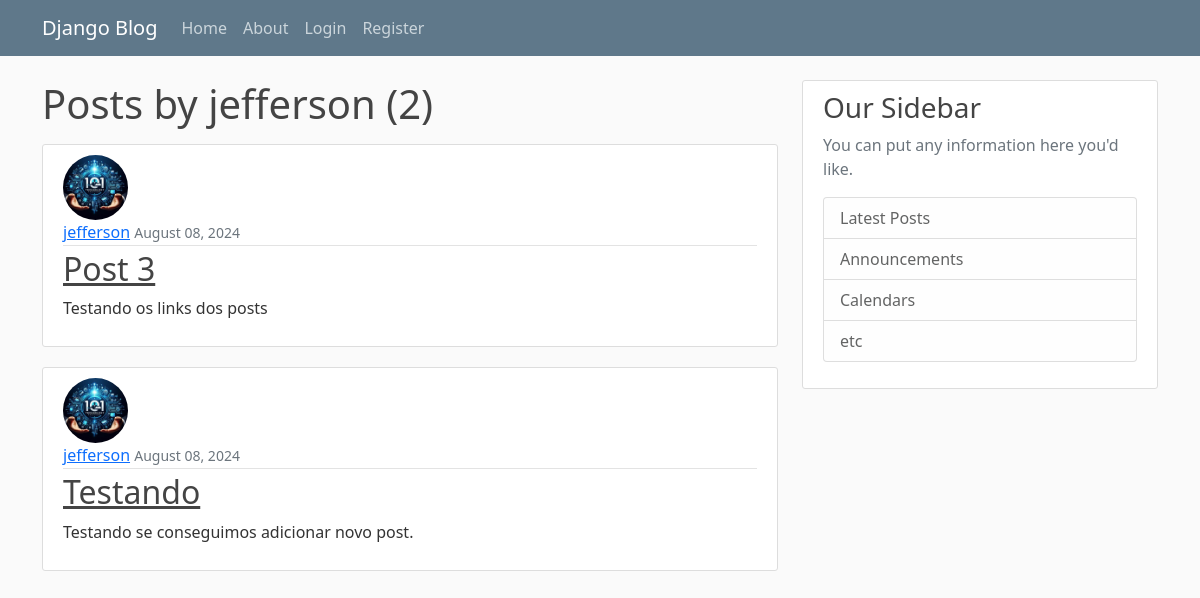
Before: /user/jefferson/ with the older database file.
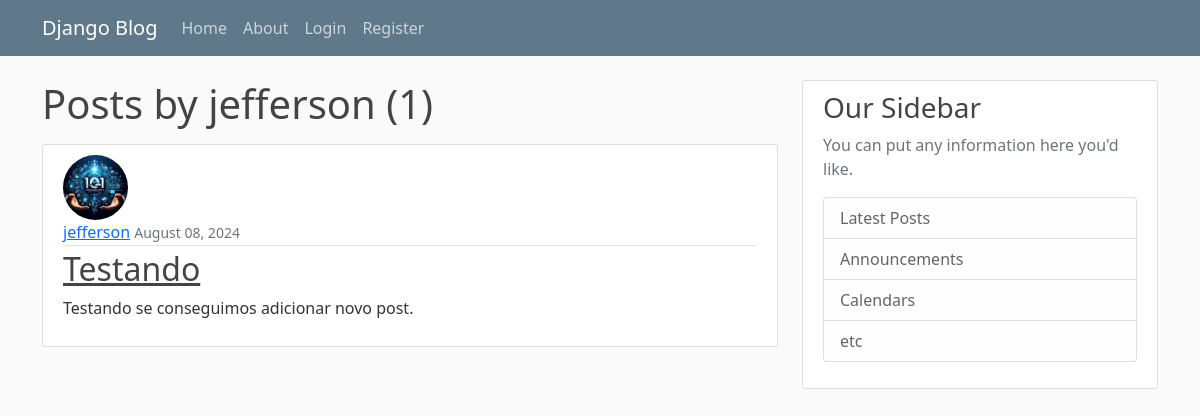
After: the same page with the newer database file.
### blog/models.py (models this page shows, shortened)
class Post(models.Model):
    title = models.CharField(max_length=100)
    content = models.TextField()
    date_posted = models.DateTimeField(default=timezone.now)
    author = models.ForeignKey(User, on_delete=models.CASCADE)

### users/models.py (models this page shows, shortened)
class Profile(models.Model):
    user = models.OneToOneField(User, on_delete=models.CASCADE)
    image = models.ImageField(default='default.jpg', upload_to='profile_pics')

### blog/views.py (the view)
# urls.py: path('user/<str:username>/',UserPostListView.as_view(), name='user-posts'),
class UserPostListView(ListView):
    model = Post
    template_name = 'blog/user_posts.html' #<app>/<model>_<viewtype>.html
    context_object_name = 'posts'
    paginate_by = 5
    def get_queryset(self):
        user = get_object_or_404(User, username=self.kwargs.get('username'))
        return Post.objects.filter(author=user).order_by('-date_posted')

### blog/templates/blog/user_posts.html (shortened to what this page needs)
{% extends "blog/base.html" %}
{% block content %}
    <h1 class="mb-3"> Posts by {{ view.kwargs.username }} ({{ page_obj.paginator.count }})</h1>
    {% for post in posts %}
    <article class="media content-section">
      <img class="rounded-circle article-img" src="{{ post.author.profile.image.url }}">
        <div class="media-body">
          <div class="article-metadata">
            <a class="mr-2" href="{% url 'user-posts' post.author.username %}">{{ post.author }}</a>
            <small class="text-muted">{{ post.date_posted | date:"F d, Y " }}</small>
          </div>
          <h2><a class="article-title" href="{% url 'post-detail' post.id %}">{{ post.title }}</a></h2>
          <p class="article-content">{{ post.content }}</p>
        </div>
      </article>
    {% endfor %}
{% endblock content %}

Changed rows visible on the page:
removed Post: author.profile.image (placeholder picture), author "jefferson", date_posted "August 08, 2024", title "Post 3", content "Testando os links dos posts"
Other visible differences:
{{ page_obj.paginator.count }}: "2" → "1"
